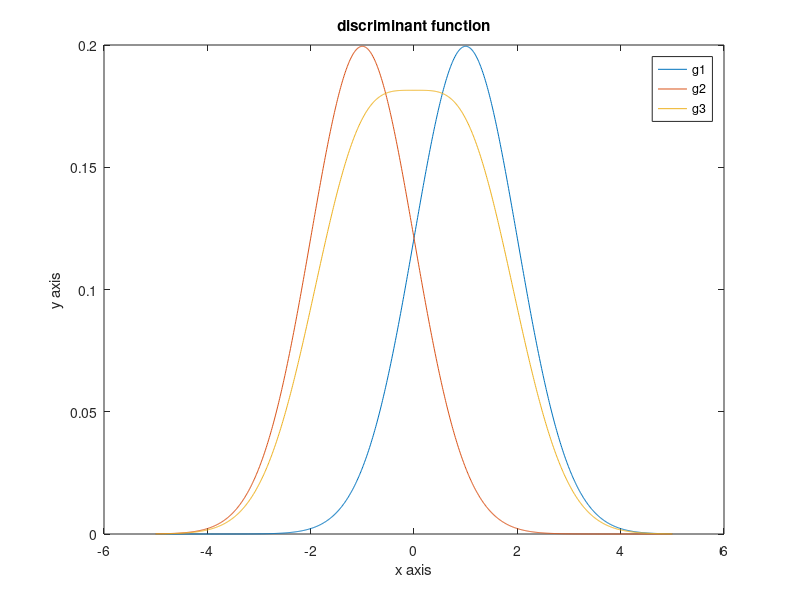

Write MATLAB code to recreate this figure.
%% Pattern Recognition HW1 Q5
clear;clc;close all
x=-5:0.01:5;
g1=(1/sqrt(2*pi))*exp(-(x-1).^2 /2) *0.5;
g2=(1/sqrt(2*pi))*exp(-(x+1).^2 /2) *0.5;

g3=(1-0.25)*(g1+g2);

plot(x,g1,x,g2,x,g3);
title('discriminant function');
xlabel('x axis');
ylabel('y axis');
legend('g1','g2','g3');


